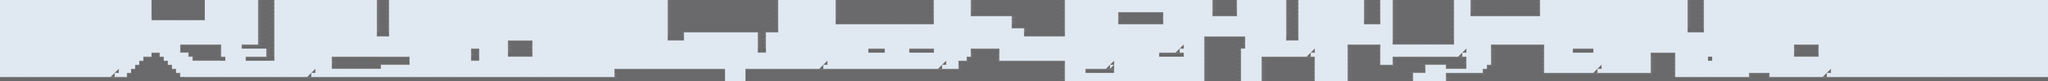

The image is a tile-based game level rendered from a .tmx file. Its description and source (layers, tilesets, objects; grid data summarised) follow:
An orthogonal 500x20 tile map with 40x40 px tiles, 2 tile layers (Back_fond, Sol), 7 tilesets and 385 objects (141x Piques, 50x Tube, 20x tremplin, 10x Tremplin80, 10x GrosTube, ...).

<map version="1.0" orientation="orthogonal" width="500" height="20" tilewidth="40" tileheight="40">
 <tileset firstgid="1" name="aith_tiles" tilewidth="40" tileheight="40">
  <image source="../../gfx/misc/aith_tiles.png" width="240" height="120" />
 </tileset>
 <tileset firstgid="19" name="background_exterieur_middle" tilewidth="320" tileheight="560">
  <image source="background_exterieur_middle.png" width="1920" height="1780" />
 </tileset>
 <tileset firstgid="37" name="background_exterieur_near" tilewidth="800" tileheight="720">
  <image source="background_exterieur_near.png" width="2400" height="2160" />
 </tileset>
 <tileset firstgid="46" name="background_exterieur_far" tilewidth="320" tileheight="480">
  <image source="background_exterieur_far.png" width="1600" height="480" />
 </tileset>
 <tileset firstgid="51" name="fond" tilewidth="40" tileheight="40">
  <image source="fond.png" width="80" height="40" />
 </tileset>
 <tileset firstgid="53" name="background_exterieur_clouds" tilewidth="400" tileheight="400">
  <image source="background_exterieur_clouds.png" width="1600" height="1601" />
 </tileset>
 <tileset firstgid="69" name="tileset_tremplin_80" tilewidth="80" tileheight="80">
  <image source="../../gfx/gameplay/tileset_tremplin_80.png" width="240" height="80" />
 </tileset>
 <layer name="Back_fond" width="500" height="20">
  <data>[10000 cells, 10000 non-empty, 1 distinct tile ids]</data>
 </layer>
 <objectgroup name="Back_clouds" width="500" height="20">
  <object gid="55" x="680" y="400" />
  <object gid="54" x="2040" y="320" />
  <object gid="57" x="2760" y="360" />
  <object gid="58" x="3200" y="320" />
  <object gid="55" x="3000" y="440" />
  <object gid="54" x="3720" y="320" />
  <object gid="55" x="4200" y="360" />
  <object gid="54" x="4480" y="440" />
  <object gid="58" x="4920" y="280" />
  <object gid="55" x="5160" y="400" />
  <object gid="59" x="5640" y="320" />
  <object gid="60" x="6080" y="280" />
  <object gid="54" x="7720" y="320" />
  <object gid="55" x="9120" y="360" />
  <object gid="58" x="10440" y="280" />
  <object gid="57" x="10520" y="480" />
  <object gid="60" x="11320" y="360" />
  <object gid="61" x="12600" y="400" />
  <object gid="62" x="13000" y="400" />
  <object gid="55" x="13240" y="400" />
  <object gid="54" x="12080" y="360" />
  <object gid="55" x="14280" y="320" />
  <object gid="58" x="15160" y="320" />
  <object gid="59" x="15560" y="400" />
  <object gid="60" x="15800" y="280" />
  <object gid="62" x="16640" y="360" />
  <object gid="61" x="16240" y="360" />
  <object gid="58" x="17320" y="320" />
  <object gid="55" x="17000" y="320" />
  <object gid="60" x="16840" y="400" />
  <object gid="61" x="17600" y="280" />
  <object gid="62" x="18000" y="280" />
  <object gid="58" x="18320" y="440" />
 </objectgroup>
 <objectgroup name="Back_far" width="500" height="20">
  <object gid="47" x="520" y="800" />
  <object gid="49" x="1120" y="800" />
  <object gid="47" x="1880" y="800" />
  <object gid="50" x="2480" y="800" />
  <object gid="48" x="2960" y="800" />
  <object gid="47" x="3280" y="800" />
  <object gid="47" x="4280" y="760" />
  <object gid="48" x="3160" y="760" />
  <object gid="49" x="4040" y="760" />
  <object gid="49" x="5160" y="800" />
  <object gid="50" x="5760" y="800" />
  <object gid="50" x="5000" y="760" />
  <object gid="49" x="5480" y="800" />
  <object gid="47" x="6080" y="800" />
  <object gid="47" x="7320" y="800" />
  <object gid="49" x="6520" y="800" />
  <object gid="49" x="6760" y="800" />
  <object gid="49" x="8560" y="680" />
  <object gid="49" x="8720" y="680" />
  <object gid="50" x="8440" y="680" />
  <object gid="47" x="7720" y="800" />
  <object gid="47" x="9160" y="800" />
  <object gid="49" x="9560" y="800" />
  <object gid="47" x="10520" y="800" />
  <object gid="49" x="10360" y="800" />
  <object gid="50" x="10000" y="800" />
  <object gid="50" x="11200" y="800" />
  <object gid="47" x="11800" y="800" />
  <object gid="49" x="12360" y="800" />
  <object gid="48" x="12840" y="800" />
  <object gid="49" x="13280" y="800" />
  <object gid="47" x="13920" y="800" />
  <object gid="50" x="14440" y="800" />
  <object gid="48" x="13680" y="800" />
  <object gid="48" x="15040" y="800" />
  <object gid="49" x="14880" y="800" />
  <object gid="49" x="15720" y="720" />
  <object gid="50" x="16200" y="800" />
  <object gid="47" x="16600" y="800" />
  <object gid="48" x="17160" y="800" />
  <object gid="49" x="17640" y="800" />
  <object gid="49" x="19320" y="760" />
  <object gid="50" x="18360" y="760" />
  <object gid="47" x="19640" y="760" />
  <object gid="49" x="19920" y="760" />
 </objectgroup>
 <objectgroup name="Back_middle" width="500" height="20">
  <object gid="22" x="5200" y="800" />
  <object gid="22" x="6760" y="800" />
  <object gid="25" x="5800" y="800" />
  <object gid="25" x="7880" y="640" />
  <object gid="24" x="8840" y="680" />
  <object gid="23" x="9760" y="600" />
  <object gid="21" x="7400" y="800" />
  <object gid="22" x="10120" y="800" />
  <object gid="22" x="12040" y="800" />
  <object gid="20" x="10960" y="800" />
  <object gid="20" x="13000" y="800" />
  <object gid="24" x="13440" y="800" />
  <object gid="21" x="12480" y="800" />
  <object gid="20" x="14200" y="800" />
  <object gid="24" x="15320" y="720" />
  <object gid="24" x="16280" y="760" />
  <object gid="22" x="16840" y="800" />
  <object gid="22" x="18080" y="800" />
  <object gid="20" x="17280" y="800" />
  <object gid="21" x="640" y="760" />
  <object gid="22" x="1400" y="800" />
  <object gid="33" x="6080" y="680" />
  <object gid="24" x="18480" y="760" />
  <object gid="29" x="19120" y="760" />
  <object gid="28" x="19360" y="760" />
  <object gid="33" x="19760" y="760" />
 </objectgroup>
 <objectgroup name="Back_near" width="500" height="20">
  <object gid="40" x="1480" y="800" />
  <object gid="41" x="2360" y="760" />
  <object gid="44" x="3400" y="760" />
  <object gid="43" x="4200" y="760" />
  <object gid="40" x="6880" y="800" />
  <object gid="41" x="7840" y="680" />
  <object gid="40" x="8800" y="680" />
  <object gid="44" x="11880" y="800" />
  <object gid="40" x="10920" y="800" />
  <object gid="38" x="13720" y="720" />
  <object gid="43" x="15400" y="720" />
  <object gid="41" x="16360" y="760" />
  <object gid="44" x="17240" y="760" />
  <object gid="42" x="320" y="800" />
  <object gid="45" x="1240" y="760" />
  <object gid="45" x="6640" y="680" />
  <object gid="42" x="14360" y="440" />
  <object gid="42" x="5840" y="680" />
  <object gid="38" x="18320" y="760" />
  <object gid="42" x="17880" y="760" />
  <object gid="24" x="19360" y="760" />
  <object gid="45" x="19360" y="760" />
  <object gid="40" x="19440" y="760" />
 </objectgroup>
 <layer name="Sol" width="500" height="20" opacity="0.69">
  <data>[10000 cells, 2493 non-empty, 14 distinct tile ids]</data>
 </layer>
 <objectgroup color="#ff2718" name="Gameplay" width="500" height="20" opacity="0.9">
  <object type="Tremplin80" gid="70" x="1080" y="760">
   <properties>
    <property name="color" value="2" />
   </properties>
  </object>
  <object name="Sol_Destructible" type="Des_sol" x="2160" y="440" width="200" height="40" />
  <object name="Sol_Destructible" type="Des_sol" x="2200" y="560" width="200" height="40" />
  <object name="grosTube" type="GrosTube" x="1960" y="360" width="40" height="40" />
  <object type="Tremplin80" gid="70" x="3000" y="760">
   <properties>
    <property name="color" value="2" />
   </properties>
  </object>
  <object name="GPique" type="Piques" x="4560" y="480" width="40" height="40">
   <properties>
    <property name="orientation" value="gauche" />
   </properties>
  </object>
  <object name="GPique" type="Piques" x="4560" y="520" width="40" height="40">
   <properties>
    <property name="orientation" value="gauche" />
   </properties>
  </object>
  </objectgroup>
</map>
<!-- 251 of 385 objects omitted -->
